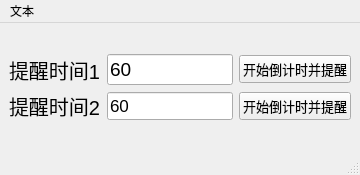
<?xml version="1.0" encoding="UTF-8"?>
<ui version="4.0">
 <class>MainWindow</class>
 <widget class="QMainWindow" name="MainWindow">
  <property name="geometry">
   <rect>
    <x>0</x>
    <y>0</y>
    <width>360</width>
    <height>175</height>
   </rect>
  </property>
  <property name="sizePolicy">
   <sizepolicy hsizetype="Ignored" vsizetype="Preferred">
    <horstretch>0</horstretch>
    <verstretch>0</verstretch>
   </sizepolicy>
  </property>
  <property name="windowTitle">
   <string>MainWindow</string>
  </property>
  <widget class="QWidget" name="centralwidget">
   <layout class="QVBoxLayout" name="verticalLayout_2">
    <item>
     <layout class="QVBoxLayout" name="verticalLayout">
      <item>
       <layout class="QHBoxLayout" name="horizontalLayout">
        <item>
         <widget class="QLabel" name="label">
          <property name="font">
           <font>
            <pointsize>15</pointsize>
           </font>
          </property>
          <property name="text">
           <string>提醒时间1</string>
          </property>
         </widget>
        </item>
        <item>
         <widget class="QLineEdit" name="lineEdit">
          <property name="font">
           <font>
            <pointsize>14</pointsize>
           </font>
          </property>
          <property name="text">
           <string>60</string>
          </property>
         </widget>
        </item>
        <item>
         <widget class="QPushButton" name="pushButton">
          <property name="font">
           <font>
            <pointsize>10</pointsize>
           </font>
          </property>
          <property name="text">
           <string>开始倒计时并提醒</string>
          </property>
         </widget>
        </item>
       </layout>
      </item>
      <item>
       <layout class="QHBoxLayout" name="horizontalLayout_2">
        <item>
         <widget class="QLabel" name="label_2">
          <property name="font">
           <font>
            <pointsize>15</pointsize>
           </font>
          </property>
          <property name="text">
           <string>提醒时间2</string>
          </property>
         </widget>
        </item>
        <item>
         <widget class="QLineEdit" name="lineEdit_2">
          <property name="font">
           <font>
            <pointsize>13</pointsize>
           </font>
          </property>
          <property name="text">
           <string>60</string>
          </property>
         </widget>
        </item>
        <item>
         <widget class="QPushButton" name="pushButton_2">
          <property name="font">
           <font>
            <pointsize>10</pointsize>
           </font>
          </property>
          <property name="text">
           <string>开始倒计时并提醒</string>
          </property>
         </widget>
        </item>
       </layout>
      </item>
     </layout>
    </item>
   </layout>
  </widget>
  <widget class="QMenuBar" name="menubar">
   <property name="geometry">
    <rect>
     <x>0</x>
     <y>0</y>
     <width>360</width>
     <height>26</height>
    </rect>
   </property>
   <widget class="QMenu" name="menu">
    <property name="title">
     <string>文本</string>
    </property>
    <addaction name="actiontxtfile"/>
   </widget>
   <addaction name="menu"/>
  </widget>
  <widget class="QStatusBar" name="statusbar"/>
  <action name="action">
   <property name="text">
    <string>账号密码</string>
   </property>
  </action>
  <action name="actiontxtfile">
   <property name="text">
    <string>txt文件</string>
   </property>
  </action>
 </widget>
 <resources/>
 <connections/>
</ui>
